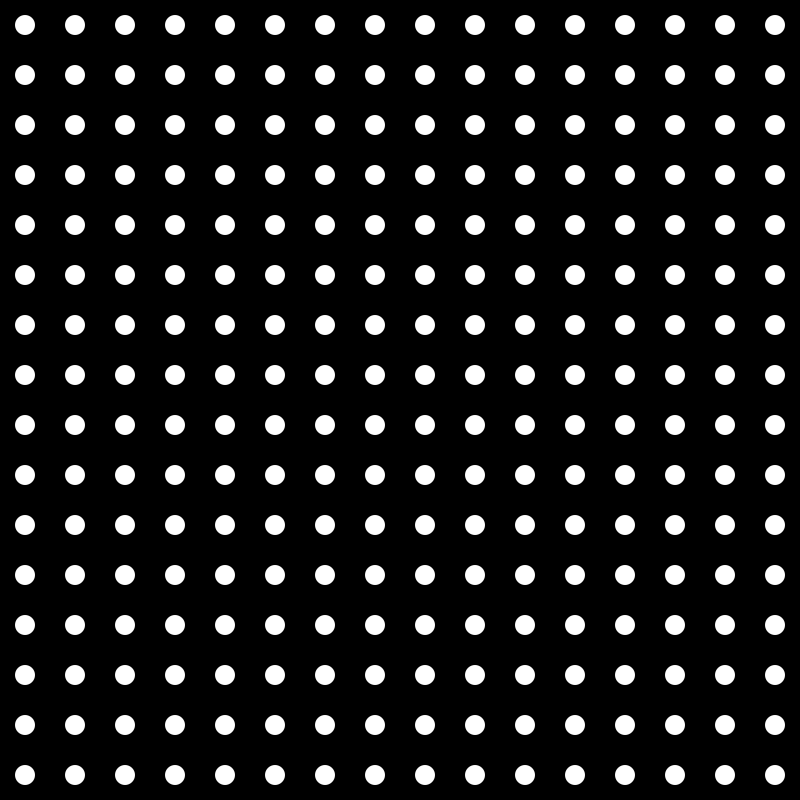
Frame 1 (no input)
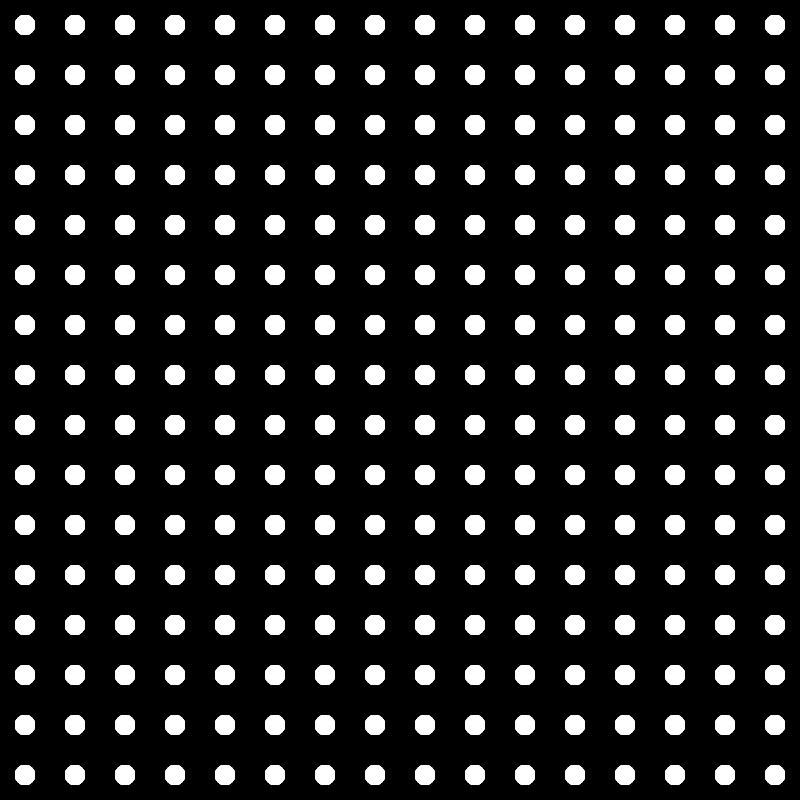
Frame 60 (the mouse pressed at the canvas centre just before this capture)
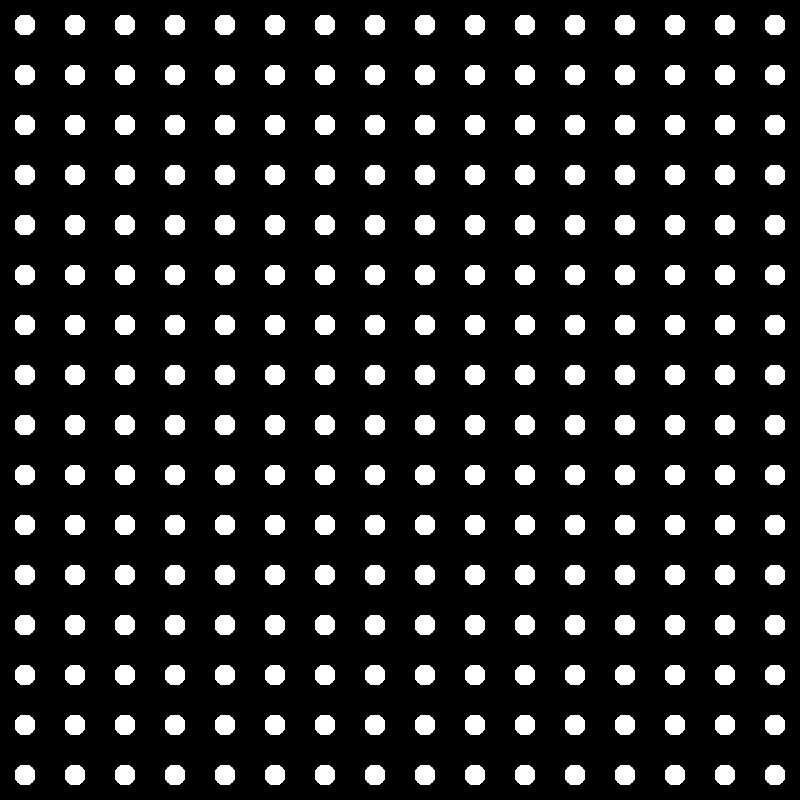
Frame 120 (the mouse held since frame 60 and released just before this capture)

The Processing sketch that drew these frames (run headless with seeded random() and noise(); from frame 60 on, the mouse is pressed at the canvas centre):

// Processing sketch: repasoForWhile
// ── repasoForWhile.pde
void setup(){
 size(800,800);
 background(0);

 noStroke();
}

void draw(){
  int j = 25;
  int i = 25;
  
  while(j<height){
    i=25;
    while(i<width){
      
      ellipse(i,j,20,20);
      i+=50;
    }
    j+=50;
  }
//  for(j=25;j<height;j+=50){
//    for(i=25;i<width;i+=50){
//      fill(random(225),random(225),random(225));
//      ellipse(i,j,20,20);
//    }
//  }
}
